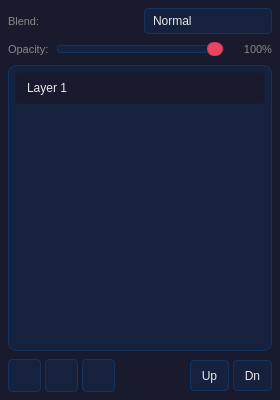
<?xml version="1.0" encoding="UTF-8"?>
<ui version="4.0">
 <class>LayersDock</class>
 <widget class="QWidget" name="LayersDock">
  <property name="geometry">
   <rect>
    <x>0</x>
    <y>0</y>
    <width>280</width>
    <height>400</height>
   </rect>
  </property>
  <property name="styleSheet">
   <string notr="true">
QWidget {
    background-color: #1a1a2e;
    color: #e8e8e8;
}
QListWidget {
    background-color: #16213e;
    border: 1px solid #0f3460;
    border-radius: 8px;
    padding: 4px;
}
QListWidget::item {
    background-color: #1a1a2e;
    border: 1px solid transparent;
    border-radius: 4px;
    padding: 8px;
    margin: 2px;
}
QListWidget::item:selected {
    background-color: #0f3460;
    border-color: #e94560;
}
QListWidget::item:hover {
    background-color: #232344;
}
QPushButton, QToolButton {
    background-color: #16213e;
    border: 1px solid #0f3460;
    border-radius: 4px;
    padding: 6px;
    color: #e8e8e8;
}
QPushButton:hover, QToolButton:hover {
    background-color: #0f3460;
    border-color: #e94560;
}
QPushButton:pressed, QToolButton:pressed {
    background-color: #e94560;
}
QSlider::groove:horizontal {
    border: 1px solid #0f3460;
    height: 6px;
    background: #16213e;
    border-radius: 3px;
}
QSlider::handle:horizontal {
    background: #e94560;
    border: 1px solid #c73e54;
    width: 14px;
    margin: -4px 0;
    border-radius: 7px;
}
QLabel {
    color: #888;
    font-size: 11px;
}
QComboBox {
    background-color: #16213e;
    border: 1px solid #0f3460;
    border-radius: 4px;
    padding: 4px 8px;
    color: #e8e8e8;
}
QComboBox:hover {
    border-color: #e94560;
}
QComboBox::drop-down {
    border: none;
}
QComboBox QAbstractItemView {
    background-color: #16213e;
    border: 1px solid #0f3460;
    selection-background-color: #e94560;
}
   </string>
  </property>
  <layout class="QVBoxLayout" name="verticalLayout">
   <property name="spacing">
    <number>8</number>
   </property>
   <property name="leftMargin">
    <number>8</number>
   </property>
   <property name="topMargin">
    <number>8</number>
   </property>
   <property name="rightMargin">
    <number>8</number>
   </property>
   <property name="bottomMargin">
    <number>8</number>
   </property>
   <item>
    <layout class="QHBoxLayout" name="blendModeLayout">
     <item>
      <widget class="QLabel" name="labelBlendMode">
       <property name="text">
        <string>Blend:</string>
       </property>
      </widget>
     </item>
     <item>
      <widget class="QComboBox" name="comboBlendMode">
       <item>
        <property name="text">
         <string>Normal</string>
        </property>
       </item>
       <item>
        <property name="text">
         <string>Multiply</string>
        </property>
       </item>
       <item>
        <property name="text">
         <string>Screen</string>
        </property>
       </item>
       <item>
        <property name="text">
         <string>Overlay</string>
        </property>
       </item>
       <item>
        <property name="text">
         <string>Darken</string>
        </property>
       </item>
       <item>
        <property name="text">
         <string>Lighten</string>
        </property>
       </item>
      </widget>
     </item>
    </layout>
   </item>
   <item>
    <layout class="QHBoxLayout" name="opacityLayout">
     <item>
      <widget class="QLabel" name="labelOpacity">
       <property name="text">
        <string>Opacity:</string>
       </property>
      </widget>
     </item>
     <item>
      <widget class="QSlider" name="sliderLayerOpacity">
       <property name="maximum">
        <number>100</number>
       </property>
       <property name="value">
        <number>100</number>
       </property>
       <property name="orientation">
        <enum>Qt::Orientation::Horizontal</enum>
       </property>
      </widget>
     </item>
     <item>
      <widget class="QLabel" name="labelOpacityValue">
       <property name="minimumSize">
        <size>
         <width>40</width>
         <height>0</height>
        </size>
       </property>
       <property name="text">
        <string>100%</string>
       </property>
       <property name="alignment">
        <set>Qt::AlignmentFlag::AlignRight|Qt::AlignmentFlag::AlignVCenter</set>
       </property>
      </widget>
     </item>
    </layout>
   </item>
   <item>
    <widget class="QListWidget" name="listLayers">
     <property name="dragEnabled">
      <bool>true</bool>
     </property>
     <property name="dragDropMode">
      <enum>QAbstractItemView::DragDropMode::InternalMove</enum>
     </property>
     <property name="defaultDropAction">
      <enum>Qt::DropAction::MoveAction</enum>
     </property>
     <item>
      <property name="text">
       <string>Layer 1</string>
      </property>
      <property name="icon">
       <iconset resource="../icons.qrc">
        <normaloff>:/icons/icons/layers.svg</normaloff>:/icons/icons/layers.svg</iconset>
      </property>
     </item>
    </widget>
   </item>
   <item>
    <layout class="QHBoxLayout" name="buttonLayout">
     <property name="spacing">
      <number>4</number>
     </property>
     <item>
      <widget class="QToolButton" name="btnAddLayer">
       <property name="toolTip">
        <string>Add Layer</string>
       </property>
       <property name="icon">
        <iconset resource="../icons.qrc">
         <normaloff>:/icons/icons/plus.svg</normaloff>:/icons/icons/plus.svg</iconset>
       </property>
      </widget>
     </item>
     <item>
      <widget class="QToolButton" name="btnDeleteLayer">
       <property name="toolTip">
        <string>Delete Layer</string>
       </property>
       <property name="icon">
        <iconset resource="../icons.qrc">
         <normaloff>:/icons/icons/trash.svg</normaloff>:/icons/icons/trash.svg</iconset>
       </property>
      </widget>
     </item>
     <item>
      <widget class="QToolButton" name="btnDuplicateLayer">
       <property name="toolTip">
        <string>Duplicate Layer</string>
       </property>
       <property name="icon">
        <iconset resource="../icons.qrc">
         <normaloff>:/icons/icons/layers.svg</normaloff>:/icons/icons/layers.svg</iconset>
       </property>
      </widget>
     </item>
     <item>
      <spacer name="horizontalSpacer">
       <property name="orientation">
        <enum>Qt::Orientation::Horizontal</enum>
       </property>
       <property name="sizeHint" stdset="0">
        <size>
         <width>40</width>
         <height>20</height>
        </size>
       </property>
      </spacer>
     </item>
     <item>
      <widget class="QToolButton" name="btnMoveUp">
       <property name="toolTip">
        <string>Move Layer Up</string>
       </property>
       <property name="text">
        <string>Up</string>
       </property>
      </widget>
     </item>
     <item>
      <widget class="QToolButton" name="btnMoveDown">
       <property name="toolTip">
        <string>Move Layer Down</string>
       </property>
       <property name="text">
        <string>Dn</string>
       </property>
      </widget>
     </item>
    </layout>
   </item>
  </layout>
 </widget>
 <resources>
  <include location="../icons.qrc"/>
 </resources>
 <connections/>
</ui>
